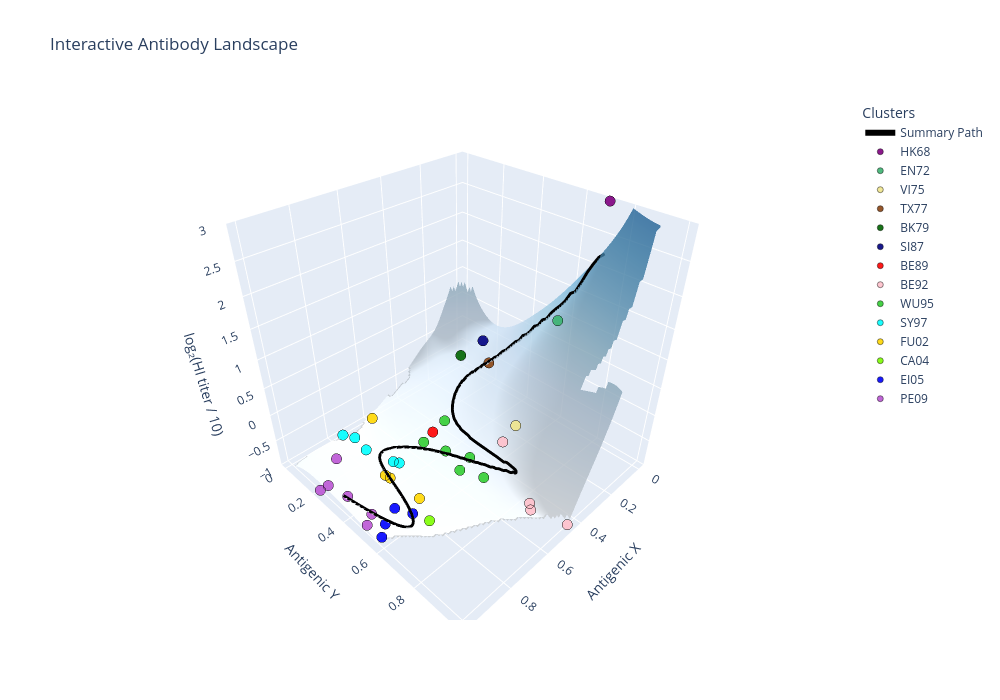

The notebook cell saved with this chart:
### Code cell
masked_z2,x2_path_valid,y2_path_valid,z2_path_valid=plot3d_antibody_surface(X_2,Y_2,Z_2,C,GRID_SIZE,landscape_z2,x_range,y_range,x_smooth,y_smooth,unique_clusters,cluster_label)

### Figure 1 — Plotly figure (JSON) as saved in the notebook; plotly's stock layout.template omitted (floating-point values rounded to 4 significant figures; data arrays with more than 128 entries replaced by an {"elided": "..."} marker saying what was removed)
{"data": [{"cmax": 4.651, "cmin": -1.0, "colorscale": [[0, "rgb(247,251,255)"], [0.125, "rgb(222,235,247)"], [0.25, "rgb(198,219,239)"], [0.375, "rgb(158,202,225)"], [0.5, "rgb(107,174,214)"], [0.625, "rgb(66,146,198)"], [0.75, "rgb(33,113,181)"], [0.875, "rgb(8,81,156)"], [1, "rgb(8,48,107)"]], "name": "Surface", "opacity": 0.8, "showscale": false, "type": "surface", "x": {"elided": "100x100 float values"}, "y": {"elided": "100x100 float values"}, "z": {"elided": "100x100 float values"}}, {"line": {"color": "black", "width": 6}, "mode": "lines", "name": "Summary Path", "type": "scatter3d", "x": {"elided": "200 float values"}, "y": {"elided": "200 float values"}, "z": {"elided": "200 float values"}}, {"marker": {"color": "purple", "line": {"color": "black", "width": 0.5}, "opacity": 0.9, "size": 6}, "mode": "markers", "name": "HK68", "type": "scatter3d", "x": [0], "y": [0.721], "z": [3]}, {"marker": {"color": "mediumseagreen", "line": {"color": "black", "width": 0.5}, "opacity": 0.9, "size": 6}, "mode": "markers", "name": "EN72", "type": "scatter3d", "x": [0.02852], "y": [0.5764], "z": [1]}, {"marker": {"color": "khaki", "line": {"color": "black", "width": 0.5}, "opacity": 0.9, "size": 6}, "mode": "markers", "name": "VI75", "type": "scatter3d", "x": [0.1538], "y": [0.4953], "z": [-1]}, {"marker": {"color": "saddlebrown", "line": {"color": "black", "width": 0.5}, "opacity": 0.9, "size": 6}, "mode": "markers", "name": "TX77", "type": "scatter3d", "x": [0.1626], "y": [0.3303], "z": [0]}, {"marker": {"color": "darkgreen", "line": {"color": "black", "width": 0.5}, "opacity": 0.9, "size": 6}, "mode": "markers", "name": "BK79", "type": "scatter3d", "x": [0.2093], "y": [0.2032], "z": [0]}, {"marker": {"color": "navy", "line": {"color": "black", "width": 0.5}, "opacity": 0.9, "size": 6}, "mode": "markers", "name": "SI87", "type": "scatter3d", "x": [0.3499], "y": [0.4642], "z": [1]}, {"marker": {"color": "red", "line": {"color": "black", "width": 0.5}, "opacity": 0.9, "size": 6}, "mode": "markers", "name": "BE89", "type": "scatter3d", "x": [0.447], "y": [0.2646], "z": [-1]}, {"marker": {"color": "pink", "line": {"color": "black", "width": 0.5}, "opacity": 0.9, "size": 6}, "mode": "markers", "name": "BE92", "type": "scatter3d", "x": [0.4979, 0.4848, 0.4619, 0.4426], "y": [0.7119, 0.8572, 0.8329, 1.0], "z": [0, -1, -1, -1]}, {"marker": {"color": "limegreen", "line": {"color": "black", "width": 0.5}, "opacity": 0.9, "size": 6}, "mode": "markers", "name": "WU95", "type": "scatter3d", "x": [0.4451, 0.4904, 0.5682, 0.5198, 0.528, 0.4885], "y": [0.4917, 0.3916, 0.4726, 0.2846, 0.5151, 0.6128], "z": [-1, -1, 0, -1, -1, -1]}, {"marker": {"color": "cyan", "line": {"color": "black", "width": 0.5}, "opacity": 0.9, "size": 6}, "mode": "markers", "name": "SY97", "type": "scatter3d", "x": [0.6908, 0.6776, 0.7412, 0.727, 0.7144], "y": [0.2834, 0.307, 0, 0.1468, 0.0509], "z": [-1, -1, -1, -1, -1]}, {"marker": {"color": "gold", "line": {"color": "black", "width": 0.5}, "opacity": 0.9, "size": 6}, "mode": "markers", "name": "FU02", "type": "scatter3d", "x": [0.7584, 0.7492, 0.7644, 0.7601], "y": [0.263, 0.512, 0.3205, 0.3459], "z": [0, -1, -1, -1]}, {"marker": {"color": "lawngreen", "line": {"color": "black", "width": 0.5}, "opacity": 0.9, "size": 6}, "mode": "markers", "name": "CA04", "type": "scatter3d", "x": [0.7965], "y": [0.6216], "z": [-1]}, {"marker": {"color": "blue", "line": {"color": "black", "width": 0.5}, "opacity": 0.9, "size": 6}, "mode": "markers", "name": "EI05", "type": "scatter3d", "x": [0.9251, 0.8187, 0.9734, 0.8504], "y": [0.5161, 0.5509, 0.555, 0.4823], "z": [-1, -1, -1, -1]}, {"marker": {"color": "mediumorchid", "line": {"color": "black", "width": 0.5}, "opacity": 0.9, "size": 6}, "mode": "markers", "name": "PE09", "type": "scatter3d", "x": [0.9773, 1, 0.9316, 0.99, 0.963, 0.9426], "y": [0.4724, 0.202, 0.4427, 0.3484, 0.2032, 0.3049], "z": [-1, -1, -1, 0, -1, -1]}], "layout": {"height": 700, "legend": {"title": {"text": "Clusters"}}, "scene": {"xaxis": {"title": {"text": "Antigenic X"}}, "yaxis": {"title": {"text": "Antigenic Y"}}, "zaxis": {"range": [-1, 3], "title": {"text": "log₂(HI titer / 10)"}}}, "title": {"text": "Interactive Antibody Landscape"}, "width": 1000}}
